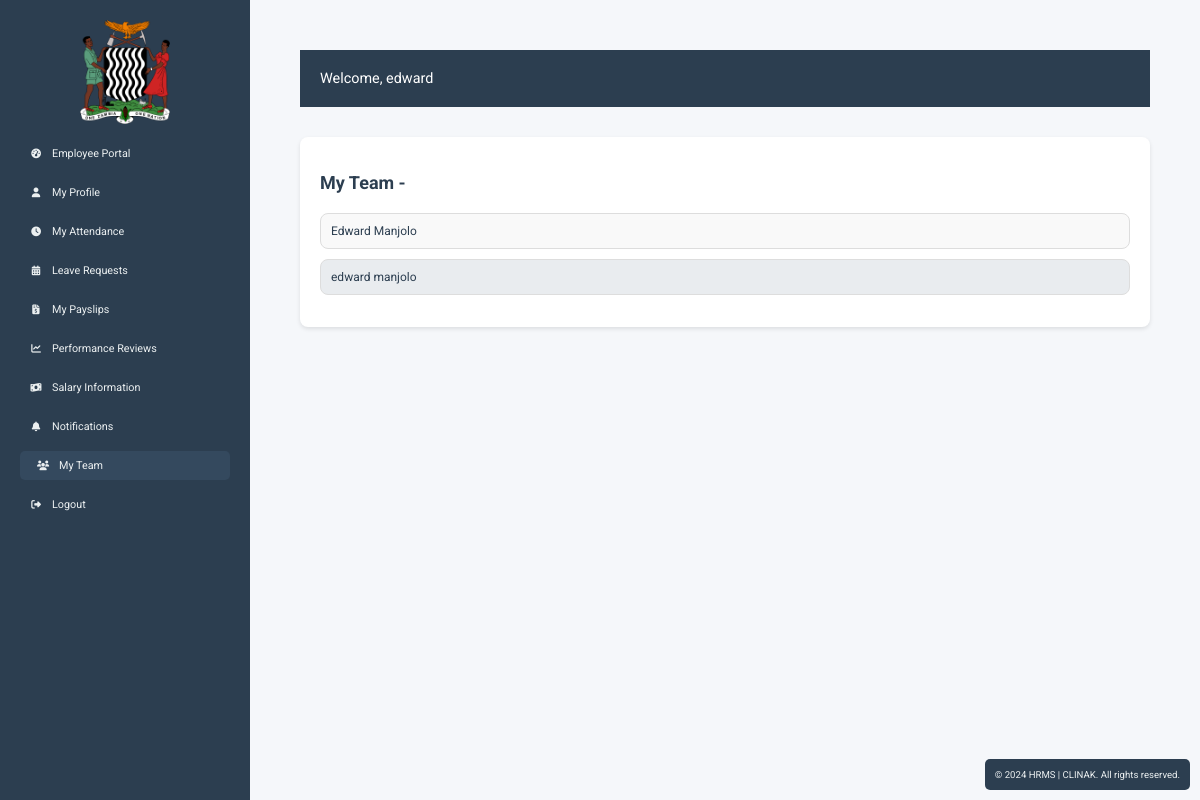
Page /team/ (signed in) on the earlier database version.
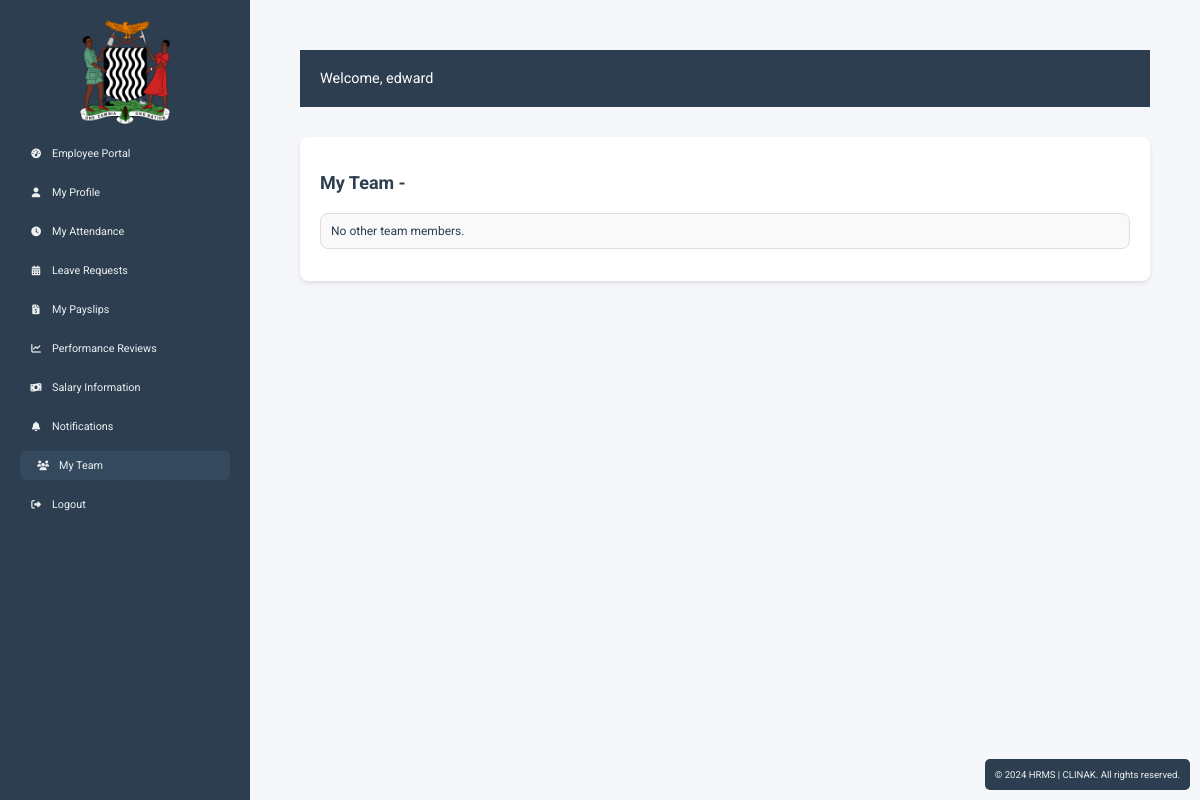
Same page on the later database version.
### hrms/models.py (models this page shows, shortened)
class Employee(models.Model):
    user = models.OneToOneField(User, on_delete=models.CASCADE)
    department = models.ForeignKey(Department, on_delete=models.SET_NULL, null=True)
    photo = models.ImageField(upload_to='employee_photos/', null=True, blank=True)

class User(AbstractUser):
    is_admin = models.BooleanField(default=False)
    is_employee = models.BooleanField(default=False)
    groups = models.ManyToManyField(
        Group,
        related_name='hrms_user_set',  # Custom related name
        blank=True,
        help_text=('The groups this user belongs to. A user will get all permissions '
                   'granted to each of their groups.'),
        verbose_name=('groups'),
    )
    user_permissions = models.ManyToManyField(
        Permission,
        related_name='hrms_user_set',  # Custom related name
        blank=True,
        help_text=('Specific permissions for this user.'),
        verbose_name=('user permissions'),
    )
    def get_full_name(self):
        return f"{self.first_name} {self.last_name}".strip()

### hrms/views.py (the view)
# urls.py: path('team/', views.employee_team, name='employee_team'),
@login_required
def employee_team(request):
    employee = request.user.employee
    team_members = Employee.objects.filter(department=employee.department).exclude(id=employee.id)
    context = {
        'department': employee.department,
        'team_members': team_members,
    }
    return render(request, 'team.html', context)

### hrms/templates/team.html (shortened to what this page needs)
{% extends 'base.html' %}
{% block content %}
<div class="team-container">
    <div class="header">
        <p class="welcome-message">Welcome, {{ request.user.get_full_name|default:request.user.username }}</p>
    </div>
    <div class="team-content">
        <h2>My Team - {{ department.name }}</h2>
        <ul class="team-list">
            {% for member in team_members %}
                <li>{{ member.user.get_full_name }}</li>
            {% empty %}
                <li>No other team members.</li>
            {% endfor %}
        </ul>
    </div>
</div>
{% endblock %}

Differences in the rows shown:
no longer on this page (row edited): Employee: user.get_full_name "Edward Manjolo"
no longer on this page (row edited): Employee: user.get_full_name "edward manjolo"
Other differences:
text now shown: "No other team members."
